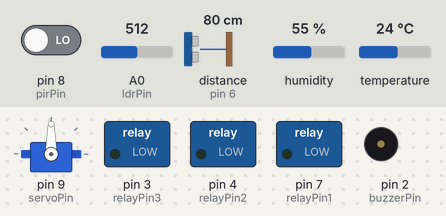
Bench run of a sketch on a simulated Arduino Uno, built with avr-gcc and run on an emulated ATmega328P. Shown: servo, switched loads named in the sketch (green lamp = pin HIGH), buzzer (waves = sounding). Wiring (inferred from the names in the program): ultrasonic range finder: trigger pin 5; echo pin 6. The test bench sets the inputs (shaded band); at power-on: distance to the obstacle (sensor on pin 6) 80 cm, pin 8 (pirPin) LOW, temperature 24 °C, A0 (ldrPin) = 512, humidity 55 %. The echo pulse lasts 58.3 µs per cm; the local clock reads 2024-03-15 10:24:30 at power-on unless the sketch sets it; pins used as bus, display or sensor lines are not drawn; what the sketch prints to the serial monitor is not drawn.

Above: at 4.9 s.
5.0 s: distance to the obstacle (sensor on pin 6) set to 8 cm
11.8 s: distance to the obstacle (sensor on pin 6) set to 5 cm
At 12.54 s:
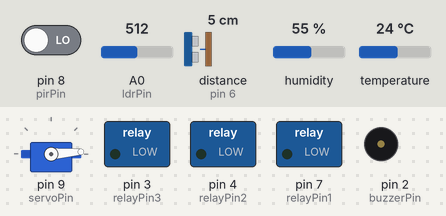
15.3 s: pin 8 (pirPin) driven HIGH
At 17.28 s:
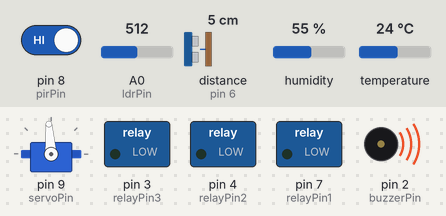
19.5 s: temperature set to 29 °C
At 19.7 s:
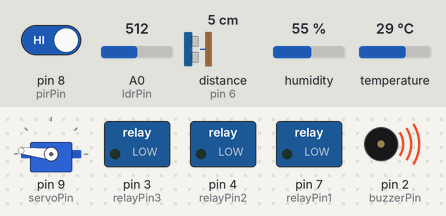
30.9 s: temperature set to 32 °C
34.4 s: distance to the obstacle (sensor on pin 6) set to 9 cm
At 41.7 s:
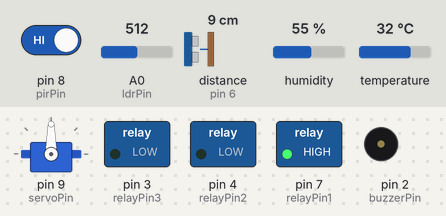
Timing chart, 0 to 63.2 s (numbered marks = the images above; inputs shaded):
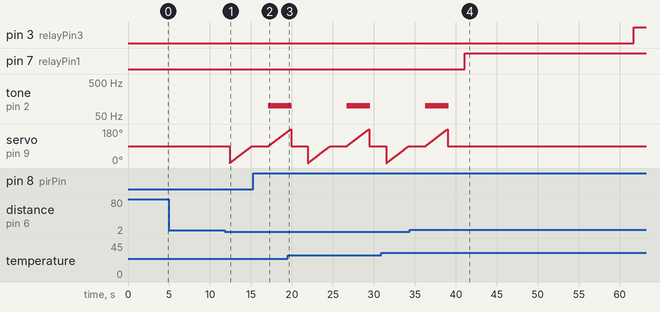

The sketch:

smart_home_version_real.ino
```cpp
// Libraries
#include <SoftwareSerial.h>
#include <ArduinoJson.h>
#include <RtcDS1302.h>
#include <ThreeWire.h>
#include <DHT.h>
#include <Servo.h>

// Defining the pin numbers for the modules
const int pinEna = 13;
const int pinDat = 11;
const int pinClk = 12;
const int trigPin = 5;
const int echoPin = 6;
const int servoPin = 9;
const int pirPin = 8;
const int relayPin1 = 7;
const int relayPin2 = 4;
const int relayPin3 = 3;
const int buzzerPin = 2;
const int ldrPin = A0;

#define RX_PIN 0
#define TX_PIN 1
#define DHTpin 10
#define DHTTYPE DHT11

// Defining variables to store last read times for each sensor
unsigned long lastLDRRead = 0;
unsigned long lastTempRead = 0;
unsigned long lastPIRRead = 0;
unsigned long lastUSRead = 0;
unsigned long lastRTCRead = 0;

// Defining time intervals for each sensor (in milliseconds)
const unsigned long LDRInterval = 10000; // read every 10 seconds
const unsigned long TempInterval = 10000; // read every 10 seconds
const unsigned long PIRInterval = 3000; // read every 3 second
const unsigned long USInterval = 1000; // read every 1 seconds
const unsigned long RTCInterval = 60000;// read every 60 seconds

// Declarations
int sen1Value = 0;
int distance = 0;
int temperature = 0;
int ldrValue = 0;
int pos = 0;
int tempThreshold = 30;
boolean pirTriggered = false;
int lightThreshold = 500;
volatile int i = 5;

ThreeWire myWire(11, 12, 13); // IO, SCLK, CE
RtcDS1302<ThreeWire> Rtc(myWire);
DHT dht(DHTpin, DHTTYPE);
SoftwareSerial ss(0, 1);
Servo myservo;

void setup() {
  myservo.attach(servoPin);
  pinMode(trigPin, OUTPUT);
  pinMode(echoPin, INPUT);
  pinMode(pirPin, INPUT);
  pinMode(relayPin1, OUTPUT);
  pinMode(relayPin2, OUTPUT);
  pinMode(relayPin3, OUTPUT);
  digitalWrite(relayPin1, LOW);
  digitalWrite(relayPin2, LOW);
  pinMode(buzzerPin, OUTPUT);
  Serial.begin(9600);
  ss.begin(9600);
  dht.begin();
  Rtc.Begin();

  RtcDateTime compiled = RtcDateTime(__DATE__, __TIME__);

  if (!Rtc.IsDateTimeValid()) {
    Serial.print("   ||RTC lost confidence in the DateTime!");
    Rtc.SetDateTime(compiled);
  }

  if (Rtc.GetIsWriteProtected()) {
    Serial.print("  ||RTC was write protected, enabling writing now");
    Rtc.SetIsWriteProtected(false);
  }

  if (!Rtc.GetIsRunning()) {
    Serial.print("  ||RTC was not actively running, starting now");
    Rtc.SetIsRunning(true);
  }

  RtcDateTime now = Rtc.GetDateTime();
  if (now < compiled) {
    Serial.print("  ||RTC is older than compile time!  (Updating DateTime)");
    Rtc.SetDateTime(compiled);
  }
  else if (now > compiled) {
    Rtc.SetDateTime(compiled);
    Serial.print("  ||RTC is newer than compile time");
  }
  else if (now == compiled) {
    Serial.print("  ||RTC is the same as compile time");
  }

}

void loop() {
  bool isCommandReceived = checkCommandFromNodeMCU();
  if (isCommandReceived) {
    // Command received, control the relays based on the command
    // Process the received commands here
  }
  else {
    // No command received, control the relay based on sensor conditions
    //--------servo motor--------------
    if (millis() - lastUSRead >= USInterval) {
      digitalWrite(trigPin, LOW);
      delayMicroseconds(2);
      digitalWrite(trigPin, HIGH);
      delayMicroseconds(10);
      digitalWrite(trigPin, LOW);
      long duration = pulseIn(echoPin, HIGH);
      distance = duration * 0.034 / 2;
      Serial.print("Distance: ");
      Serial.println(distance);
      lastUSRead = millis();
    }
      if (distance < 6 && distance >= 2) {
    for(pos=0;pos<=90;pos++){
        myservo.write(pos);
       delay(30);
       Serial.print(" ||Door opened");
    }
    delay(2000);
    for(pos=90;pos<=180;pos++){
      myservo.write(pos);
      tone(buzzerPin,100,150);
      delay(30);
      Serial.print("  ||Door Closed");
    }
    myservo.write(90);
  }


  //-----------fan---------------
  if (millis() - lastPIRRead >= PIRInterval) {
    sen1Value = digitalRead(pirPin);
    Serial.print("  PIR value");
    Serial.print(sen1Value);
    lastPIRRead = millis();
  }
  if (millis() - lastTempRead >= TempInterval) {
   temperature = dht.readTemperature();
    Serial.print("  ||Temperature: ");
    Serial.print(temperature);
    Serial.print(" C");
    lastTempRead = millis();
  }

  if (sen1Value == 1) {
      pirTriggered = true;
      Serial.print("  || Motion Detected ");
      if (temperature > tempThreshold) {
        digitalWrite(relayPin1, HIGH);
        Serial.print(":fan on");
        i=5;
      }
      else {
        digitalWrite(relayPin1, LOW);
        Serial.print(":fan off");
        i=5;
      }
    }
  else if(sen1Value== 0) {
    if (pirTriggered == true && i > 0) {
      Serial.print("  || Motion Detected delay ");
        if (temperature > tempThreshold) {
          digitalWrite(relayPin1, HIGH);
          Serial.print(":fan on");
          i--;
          delay (30);
        }
        else {
          digitalWrite(relayPin1, LOW);
          Serial.print(":fan off");
          i-- ;
          delay(30);
        }
    }
    else{
      pirTriggered = false;
      Serial.print("  || NO Motion Detected  ");
      digitalWrite(relayPin1, LOW);
      Serial.println(":fan off");
      i=0;
      }
  }

  //-------bulb---------------
  if (millis() - lastLDRRead >= LDRInterval) {
   ldrValue = analogRead(ldrPin);
    Serial.print("  LDR value:");
    Serial.print(ldrValue);
    lastLDRRead = millis();
  }

  if (ldrValue < lightThreshold && pirTriggered) {
     digitalWrite(relayPin2, HIGH);
     Serial.print(" Bulb on");
   }
  else {
      digitalWrite(relayPin2, LOW);
      Serial.print("  Bulb off");
    }

  //------------rtc-------------
  if (millis() - lastRTCRead >= RTCInterval) {
    RtcDateTime now = Rtc.GetDateTime();    // get current time
    if (!now.IsValid()) {
        Serial.print(" ||RTC lost confidence in the DateTime!");
    }
    if (now.Hour() >= 6 && now.Hour() < 24)  {
      digitalWrite(relayPin3, HIGH); // turn on relay pin
      Serial.print("  ||Socket ON");
    }
    else {
      digitalWrite(relayPin3, LOW); // turn off relay pin
      Serial.print("  ||Socket OFF");
    }
    lastRTCRead = millis();
  }

    // Create a JSON document
    DynamicJsonDocument jsonDoc(2048);

    // Add sensor data to the JSON document
    jsonDoc["ldrValue"] = ldrValue;
    jsonDoc["temperature"] = temperature;
    jsonDoc["distance"] = distance;

    // Serialize the JSON document to a string
    String jsonStr;
    serializeJson(jsonDoc, jsonStr);

    // Send the JSON data to NodeMCU
    ss.println(jsonStr);

    delay(2000);
  }
}

bool checkCommandFromNodeMCU() {
  if (ss.available()) {
    String receivedData = ss.readStringUntil('\n');
    DynamicJsonDocument doc(2048);

    DeserializationError error = deserializeJson(doc, receivedData);
    if (error) {
      Serial.print("JSON deserialization failed: ");
      Serial.println(error.c_str());
      return false;
    }

    if (doc.containsKey("command")) {
      String command = doc["command"].as<String>();
      Serial.println("Received command from NodeMCU: " + command);

      // Process the received command here
      if (command == "LIGHT_OFF") {
        // Code to turn off the lights using the relay
        digitalWrite(relayPin2, HIGH); // Assuming relayPin2 controls the lights
        Serial.println("Lights turned off");
      }
      // Add more conditions for different commands as per your requirements

      return true;
    }
  }
  return false;
}
```

Measured:
- the behaviour switches between 7 and 6 cm on distance to the obstacle (sensor on pin 6) (found by bisection; images 0 and 1)
- after the input at 5.0 s, every drawn part: stays the same
- after the input at 34.4 s, pin 3 (relayPin3): LOW → HIGH after 27.3 s; pin 7 (relayPin1): LOW → HIGH after 6.7 s instead of 14.2 s; tone on pin 2 (buzzerPin): goes on until 39.1 s, then stays silent; servo on pin 9 (servoPin): goes on until 39.0 s, then stays 90°
